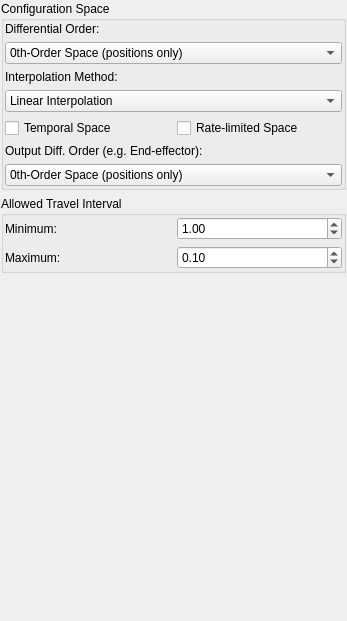
<?xml version="1.0" encoding="UTF-8"?>
<ui version="4.0">
 <class>PlannerSpaceConfig</class>
 <widget class="QWidget" name="PlannerSpaceConfig">
  <property name="geometry">
   <rect>
    <x>0</x>
    <y>0</y>
    <width>347</width>
    <height>621</height>
   </rect>
  </property>
  <property name="windowTitle">
   <string>Planner Space Configuration</string>
  </property>
  <layout class="QVBoxLayout" name="verticalLayout">
   <property name="margin">
    <number>1</number>
   </property>
   <item>
    <widget class="QGroupBox" name="config_space_group">
     <property name="title">
      <string>Configuration Space</string>
     </property>
     <layout class="QVBoxLayout" name="verticalLayout_2">
      <property name="margin">
       <number>1</number>
      </property>
      <item>
       <widget class="QLabel" name="label">
        <property name="text">
         <string>Differential Order:</string>
        </property>
       </widget>
      </item>
      <item>
       <widget class="QComboBox" name="order_selection">
        <property name="sizePolicy">
         <sizepolicy hsizetype="Expanding" vsizetype="Fixed">
          <horstretch>0</horstretch>
          <verstretch>0</verstretch>
         </sizepolicy>
        </property>
        <item>
         <property name="text">
          <string>0th-Order Space (positions only)</string>
         </property>
        </item>
        <item>
         <property name="text">
          <string>1st-Order Space (position + velocity)</string>
         </property>
        </item>
        <item>
         <property name="text">
          <string>2nd-Order Space (pos. + vel. + acc.)</string>
         </property>
        </item>
       </widget>
      </item>
      <item>
       <widget class="QLabel" name="label_2">
        <property name="text">
         <string>Interpolation Method:</string>
        </property>
       </widget>
      </item>
      <item>
       <widget class="QComboBox" name="interp_selection">
        <item>
         <property name="text">
          <string>Linear Interpolation</string>
         </property>
        </item>
        <item>
         <property name="text">
          <string>Cubic Interpolation</string>
         </property>
        </item>
        <item>
         <property name="text">
          <string>Quintic Interpolation</string>
         </property>
        </item>
        <item>
         <property name="text">
          <string>Sustained Velocity Pulses</string>
         </property>
        </item>
        <item>
         <property name="text">
          <string>Sustained Acceleration Pulses</string>
         </property>
        </item>
       </widget>
      </item>
      <item>
       <widget class="QWidget" name="widget" native="true">
        <layout class="QGridLayout" name="gridLayout_2">
         <property name="margin">
          <number>0</number>
         </property>
         <item row="0" column="0">
          <widget class="QCheckBox" name="temporal_space_check">
           <property name="text">
            <string>Temporal Space</string>
           </property>
          </widget>
         </item>
         <item row="0" column="1">
          <widget class="QCheckBox" name="rate_limited_check">
           <property name="text">
            <string>Rate-limited Space</string>
           </property>
          </widget>
         </item>
        </layout>
       </widget>
      </item>
      <item>
       <widget class="QLabel" name="label_6">
        <property name="text">
         <string>Output Diff. Order (e.g. End-effector):</string>
        </property>
       </widget>
      </item>
      <item>
       <widget class="QComboBox" name="output_space_selection">
        <item>
         <property name="text">
          <string>0th-Order Space (positions only)</string>
         </property>
        </item>
        <item>
         <property name="text">
          <string>1st-Order Space (position + velocity)</string>
         </property>
        </item>
        <item>
         <property name="text">
          <string>2nd-Order Space (pos. + vel. + accel.)</string>
         </property>
        </item>
       </widget>
      </item>
     </layout>
    </widget>
   </item>
   <item>
    <widget class="QGroupBox" name="travel_interval_group">
     <property name="title">
      <string>Allowed Travel Interval</string>
     </property>
     <layout class="QGridLayout" name="gridLayout">
      <property name="margin">
       <number>1</number>
      </property>
      <item row="0" column="0">
       <widget class="QLabel" name="label_3">
        <property name="text">
         <string>Minimum:</string>
        </property>
       </widget>
      </item>
      <item row="0" column="1">
       <widget class="QDoubleSpinBox" name="max_interval_spinbox">
        <property name="minimum">
         <double>0.100000000000000</double>
        </property>
        <property name="maximum">
         <double>100.000000000000000</double>
        </property>
        <property name="singleStep">
         <double>0.100000000000000</double>
        </property>
        <property name="value">
         <double>1.000000000000000</double>
        </property>
       </widget>
      </item>
      <item row="1" column="1">
       <widget class="QDoubleSpinBox" name="min_interval_spinbox">
        <property name="minimum">
         <double>0.010000000000000</double>
        </property>
        <property name="maximum">
         <double>20.000000000000000</double>
        </property>
        <property name="singleStep">
         <double>0.010000000000000</double>
        </property>
        <property name="value">
         <double>0.100000000000000</double>
        </property>
       </widget>
      </item>
      <item row="1" column="0">
       <widget class="QLabel" name="label_4">
        <property name="text">
         <string>Maximum:</string>
        </property>
       </widget>
      </item>
     </layout>
    </widget>
   </item>
   <item>
    <spacer name="verticalSpacer">
     <property name="orientation">
      <enum>Qt::Vertical</enum>
     </property>
     <property name="sizeHint" stdset="0">
      <size>
       <width>20</width>
       <height>59</height>
      </size>
     </property>
    </spacer>
   </item>
  </layout>
 </widget>
 <resources/>
 <connections/>
</ui>
